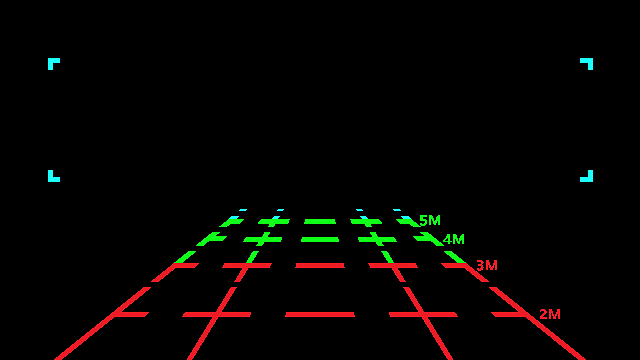
#> input picture iCan/iCan/BG.jpg, 640 x 360 px, given in place of the camera
$ python test.py   (older library calls are emulated)
#> lines starting #> are read from the running program, lines starting #| are printed output that depends on the picture
#coding=gbk

#from multiprocessing import Process, Queue
import numpy as np
import cv2
import camera_configs_1 as camera_configs
#import camera_configs_2 as camera_configs
import math

# [9 lines of commented-out code are left out]

camera1 = cv2.VideoCapture(0)
camera2 = cv2.VideoCapture(1)

# [7 lines of commented-out code are left out]
def callbackFunc(e, x, y, f, p):
    if e == cv2.EVENT_LBUTTONDOWN:
        print(threeD[y][x])
        print(x)
        print(y)

#cv2.setMouseCallback("depth", callbackFunc, None)

# 地面滤除
ground_filter = [
    36863, 34807, 32867, 31037, 29313,
    27689, 26160, 24721, 23368, 22096,
    20900, 19777, 18723, 17734, 16806,
    15936, 15121, 14357, 13641, 12971,
    12344, 11757, 11207, 10693, 10212,
    9762, 9341, 8947, 8579, 8234,
    7910, 7608, 7324, 7058, 6808,
    6573, 6352, 6145, 5949, 5765,
    5590, 5426, 5270, 5122, 4981,
    4848, 4720, 4599, 4483, 4372,
    4265, 4163, 4065, 3970, 3879,
    3791, 3706, 3624, 3544, 3467,
    3393, 3321, 3250, 3182, 3116,
    3052, 2990, 2930, 2872, 2815,
    2760, 2707, 2656, 2606, 2558,
    2511, 2466, 2422, 2381, 2340,
    2301, 2263, 2227, 2192, 2159,
    2126, 2095, 2065, 2036, 2008,
    1981, 1954, 1929, 1904, 1881,
    1857, 1835, 1812, 1791, 1769,
    1748, 1728, 1707, 1687, 1668,
    1648, 1629, 1610, 1591, 1573,
    1556, 1539, 1522, 1507, 1492,
    1479, 1467, 1458, 1450, 1444
]

# 数字降噪
#digital_noise_reduction = np.zeros((160 * 120, 3),
#    dtype = np.int16)

camera_swap_flag = False

while True:
    # 按下's'交换摄像头
    key = cv2.waitKey(1)
#> (key q is pressed here)
    if key == ord('s'):
        camera_swap_flag = not camera_swap_flag

    # 摄像头交换
    if camera_swap_flag:
        ret1, frame1 = camera2.read()
        ret2, frame2 = camera1.read()
    else:
        ret1, frame1 = camera1.read()
#> frame1 is the input picture: shape (360, 640, 3); mean B, G, R 1.7, 3.7, 5.4
        ret2, frame2 = camera2.read()

    if not ret1 or not ret2:
        break

    # 根据更正map对图片进行重构
    img1_rectified = cv2.remap(frame1, camera_configs.left_map1,
        camera_configs.left_map2, cv2.INTER_LINEAR)
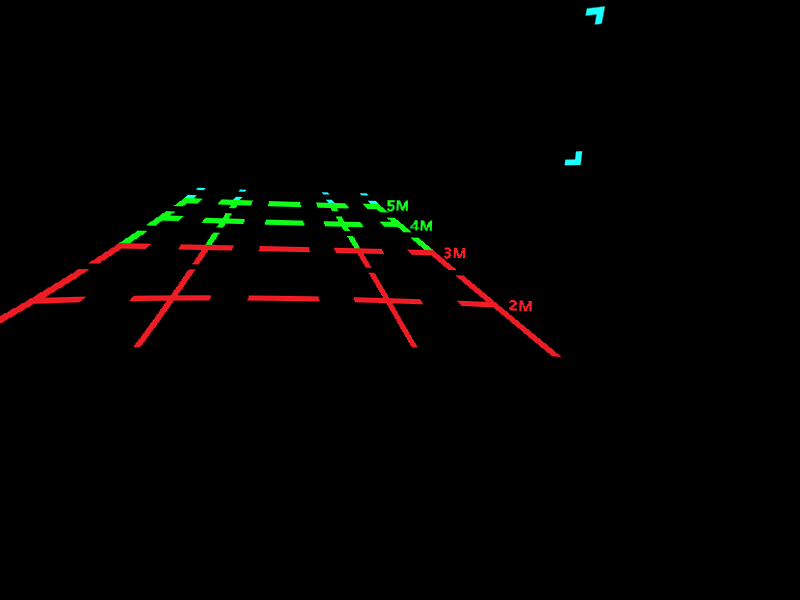
#> img1_rectified: shape (600, 800, 3); mean B, G, R 0.8, 2, 2.9
    img2_rectified = cv2.remap(frame2, camera_configs.right_map1,
        camera_configs.right_map2, cv2.INTER_LINEAR)
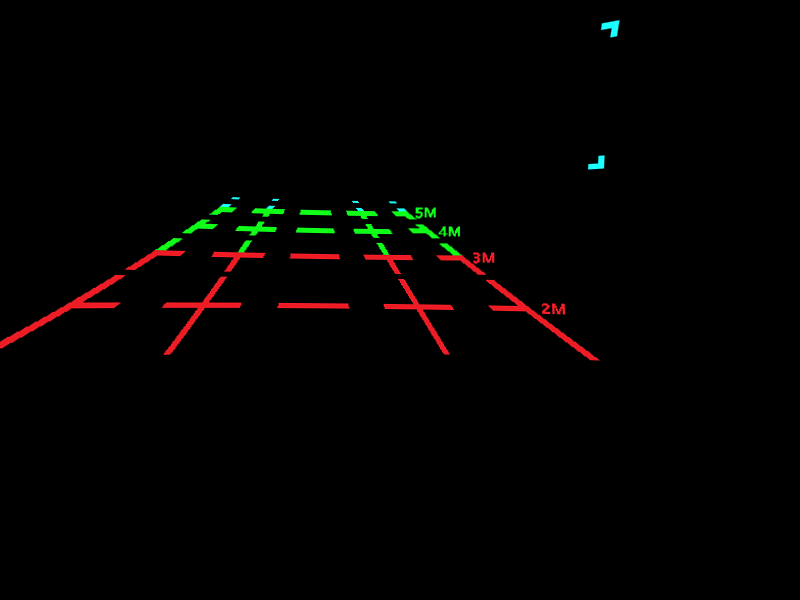
#> img2_rectified: shape (600, 800, 3); mean B, G, R 0.8, 1.9, 3

    # 将图片置为灰度图，为StereoBM作准备
    imgL = cv2.cvtColor(img1_rectified, cv2.COLOR_BGR2GRAY)
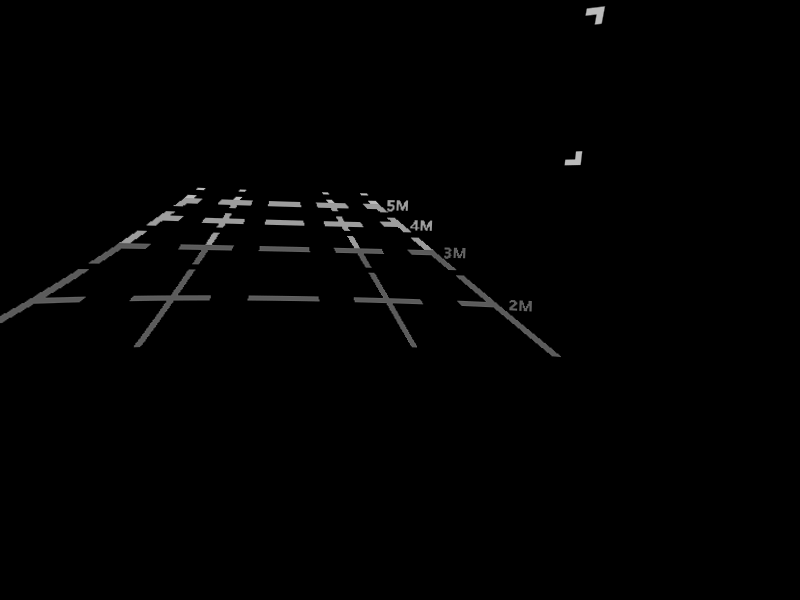
#> imgL: shape (600, 800); min 0, max 188, mean 2.1
    imgR = cv2.cvtColor(img2_rectified, cv2.COLOR_BGR2GRAY)
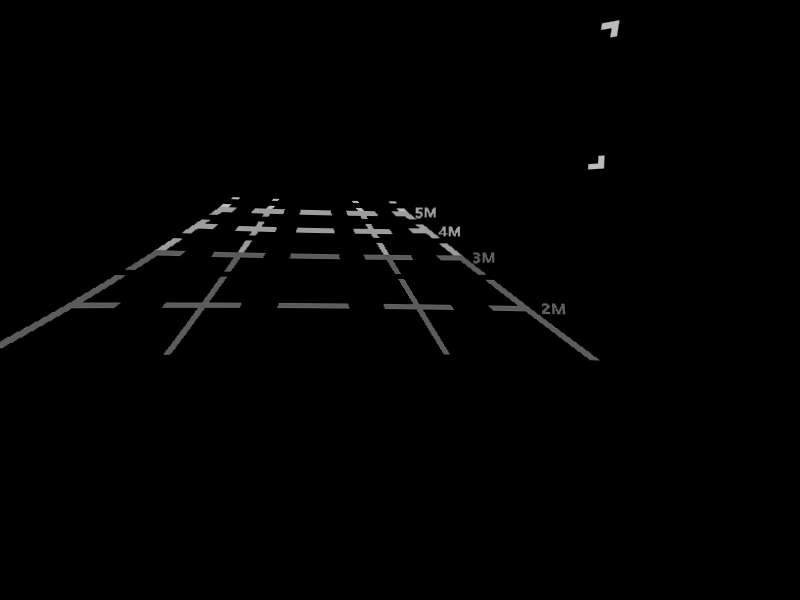
#> imgR: shape (600, 800); min 0, max 188, mean 2.1

    # 两个trackbar用来调节不同的参数查看效果
    num = cv2.getTrackbarPos("num", "depth")
    blockSize = cv2.getTrackbarPos("blockSize", "depth")
    if blockSize % 2 == 0:
        blockSize += 1
    if blockSize < 5:
        blockSize = 5

    # 根据Block Maching方法生成差异图
    stereo = cv2.StereoBM_create(numDisparities=16 * num, blockSize=blockSize)

    disparity = stereo.compute(imgL, imgR)
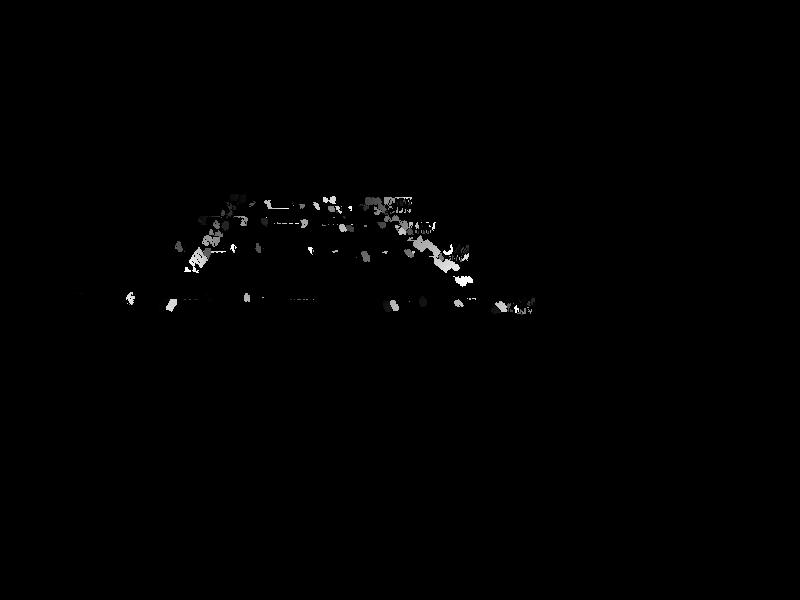
#> disparity: shape (600, 800) int16; min -16, max 1008, mean -11; drawn with min black and max white

    disp = cv2.normalize(disparity, disparity,
        alpha=0, beta=255, norm_type=cv2.NORM_MINMAX, dtype=cv2.CV_8U)

    # 将图片扩展至3d空间中，其z方向的值则为当前的距离
    threeD = cv2.reprojectImageTo3D(disparity.astype(np.float32) / 16.,
        camera_configs.Q)
#> threeD: shape (600, 800, 3) float32; 0.04% of the values are NaN or infinite; the others: min -16212.9, max 19213.9, mean -3919.1

    print(threeD)
#> (printed output is left out)

    # [67 lines of commented-out code are left out]

    key = cv2.waitKey(1)
#> (key q is pressed here)
    if key == ord("q"):
        break
    elif key == ord("s"):
        cv2.imwrite("./snapshot/BM_left.jpg", imgL)
        cv2.imwrite("./snapshot/BM_right.jpg", imgR)
        cv2.imwrite("./snapshot/BM_depth.jpg", disp)
